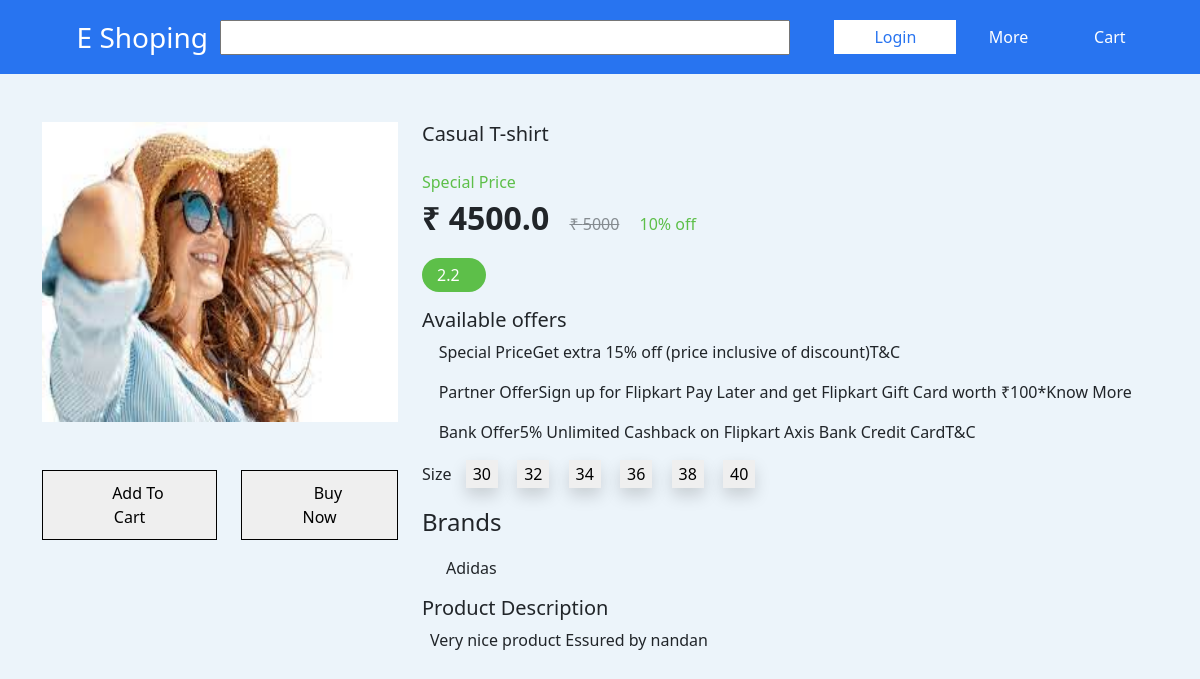
The app's page /product/4 with its own data.
### shop/models.py (models this page shows)
class product(models.Model):
    product_image=models.ImageField()
    product_name=models.CharField(max_length=500)
    product_brand=models.CharField(max_length=150,default='')
    product_price=models.IntegerField()
    product_category=models.CharField(max_length=1, choices=[('t',"Top Wear"),('b','Bottom Wear'),('f','Foot Wear')])
    product_description=models.CharField(max_length=500)
    product_discount=models.IntegerField()
    rating=models.FloatField()

### shop/views.py (the view)
# urls.py: path('product/<int:id>',views.product_detail,name='product_detail'),
def product_detail(request,id):
    product_detail=product.objects.get(pk=id)
    discount=product_detail.product_discount
    price=product_detail.product_price
    discounted_price=price-price*discount/100
    return render(request,'shop/product.html',{'product':product_detail,'discounted_price':discounted_price})

### shop/templates/shop/product.html (shortened to what this page needs)
{% extends 'shop/base.html' %}
{% load static %}
{% block content %}
<div class="container mt-5 product_view">
  <div class="row">
    <div class="col-4">
      <div class="image_section">
        <div class="image">
          <img src="{% static 'shop/images/product.jpeg' %}" alt="">
        </div>
        <div class="mt-5 d-flex justify-content-center buy_cart">
          <button type="button"  id="{{product.id}},{{request.user.id}}" onclick="AddToCart(id)">
            <span><i class="fas fa-shopping-cart"></i></span>
            <span>Add To Cart</span>
          </button>
          <button class="ms-4">
            <span><i class="fas fa-bolt"></i></span>
            <span>Buy Now</span>
          </button>
        </div>
      </div>
    </div>
    <div class="col-8">
      <div>
        <h5>{{product.product_name}}</h5>
        <p class="d-flex align-items-center">
        <p style="color:#5DBF49;" class="m-0">Special Price</p>
        <div class="">
          <span class="fs-2 fw-bolder">&#8377; {{discounted_price}}</span>
          <del class="opacity-50 ms-3">&#8377; {{product.product_price}}</del>
          <span class="ms-3" style="color:#5DBF49;">{{product.product_discount}}% off</span>
        </div>
        </p>
        <p class="rating d-flex align-items-center" style="color:white; background-color:#5DBF49;">
          <span class="me-1">{{product.rating}}</span>
          <i class="fas fa-star text-white" style="font-size: 10px;"></i>
        </p>
        <p class="offer">
        <h5>Available offers</h5>
        <p>
          <span><i class="fab fa-buffer"></i></span>
          <span>Special PriceGet extra 15% off (price inclusive of discount)T&C</span>
        </p>
        <p>
          <span><i class="fab fa-buffer"></i></span>
          <span>Partner OfferSign up for Flipkart Pay Later and get Flipkart Gift Card worth ₹100*Know More</span>
        </p>
        <p>
          <span><i class="fab fa-buffer"></i></span>
          <span>Bank Offer5% Unlimited Cashback on Flipkart Axis Bank Credit CardT&C</span>
        </p>
        </p>
        <p class="size">
          <span>Size</span>
          <button class="shadow">30</button>
          <button class="shadow">32</button>
          <button class="shadow">34</button>
          <button class="shadow">36</button>
          <button class="shadow">38</button>
          <button class="shadow">40</button>
        </p>
        <p class="d-flex align-items-center">
          <span class="fs-4 me-3">Brands</span>
          <p class='ms-4'>{{product.product_brand}}</p>
        </p>
        <p>
        <h5>Product Description</h5>
        <p class="ms-2">{{product.product_description}}</p>
        </p>
      </div>
    </div>
  </div>
</div>
{% endblock content %}

### shop/static/shop/css/style.css (style rules this page uses)
body { background-color: #ECF4FA; }

### shop/templates/shop/product.html (style rules this page uses)
.product_view img { height: 300px; width: 100%; }
.product_view .rating { width: fit-content; padding: 5px 15px; border-radius: 20px; }
.product_view .size button { border: none; background-color: none; outline: none; padding: 2px 7px; margin-right: 5px; margin-left: 10px; }
.image_section .buy_cart button { border: none; background-color: none; outline: none; border: 1px solid black; padding: 10px 40px; transition: all .3s ease-in-out; }

### shop/templates/shop/base.html (style rules this page uses)
* { margin: 0; padding: 0; }

### records on screen
product: product_name "Casual T-shirt", product_price "5000", product_discount "10", rating "2.2", product_brand "Adidas", product_description "Very nice product Essured by nandan"

### other values on screen
{{ discounted_price }} "4500.0"
